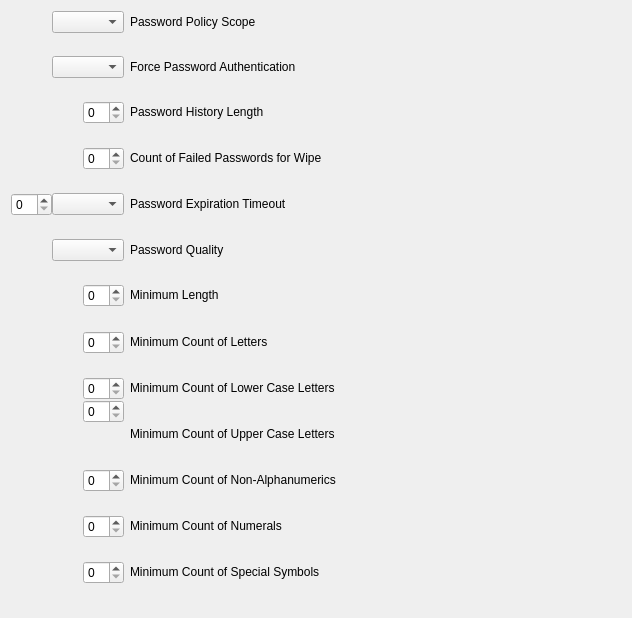
<?xml version="1.0" encoding="UTF-8"?>
<ui version="4.0">
 <class>GooglePasswordRequirementsForm</class>
 <widget class="QWidget" name="GooglePasswordRequirementsForm">
  <property name="geometry">
   <rect>
    <x>0</x>
    <y>0</y>
    <width>632</width>
    <height>618</height>
   </rect>
  </property>
  <property name="sizePolicy">
   <sizepolicy hsizetype="MinimumExpanding" vsizetype="MinimumExpanding">
    <horstretch>0</horstretch>
    <verstretch>0</verstretch>
   </sizepolicy>
  </property>
  <property name="minimumSize">
   <size>
    <width>0</width>
    <height>0</height>
   </size>
  </property>
  <property name="windowTitle">
   <string>Form</string>
  </property>
  <layout class="QFormLayout" name="formLayout">
   <property name="fieldGrowthPolicy">
    <enum>QFormLayout::ExpandingFieldsGrow</enum>
   </property>
   <property name="labelAlignment">
    <set>Qt::AlignRight|Qt::AlignTop|Qt::AlignTrailing</set>
   </property>
   <property name="formAlignment">
    <set>Qt::AlignLeading|Qt::AlignLeft|Qt::AlignTop</set>
   </property>
   <property name="verticalSpacing">
    <number>0</number>
   </property>
   <item row="0" column="0">
    <widget class="QComboBox" name="frm_passwordScope"/>
   </item>
   <item row="0" column="1">
    <widget class="QLabel" name="lbl_title_passwordScope">
     <property name="text">
      <string>Password Policy Scope</string>
     </property>
     <property name="textInteractionFlags">
      <set>Qt::LinksAccessibleByMouse|Qt::TextSelectableByMouse</set>
     </property>
    </widget>
   </item>
   <item row="1" column="1">
    <widget class="QLabel" name="lTip_lbl_desc_passwordScope">
     <property name="sizePolicy">
      <sizepolicy hsizetype="Expanding" vsizetype="MinimumExpanding">
       <horstretch>0</horstretch>
       <verstretch>0</verstretch>
      </sizepolicy>
     </property>
     <property name="text">
      <string/>
     </property>
     <property name="alignment">
      <set>Qt::AlignLeading|Qt::AlignLeft|Qt::AlignTop</set>
     </property>
     <property name="textInteractionFlags">
      <set>Qt::TextBrowserInteraction</set>
     </property>
    </widget>
   </item>
   <item row="2" column="0">
    <widget class="QComboBox" name="frm_requirePasswordUnlock"/>
   </item>
   <item row="2" column="1">
    <widget class="QLabel" name="lbl_title_requirePasswordUnlock">
     <property name="sizePolicy">
      <sizepolicy hsizetype="Expanding" vsizetype="MinimumExpanding">
       <horstretch>0</horstretch>
       <verstretch>0</verstretch>
      </sizepolicy>
     </property>
     <property name="text">
      <string>Force Password Authentication</string>
     </property>
     <property name="textInteractionFlags">
      <set>Qt::LinksAccessibleByMouse|Qt::TextSelectableByMouse</set>
     </property>
    </widget>
   </item>
   <item row="3" column="1">
    <widget class="QLabel" name="lTip_lbl_desc_requirePasswordUnlock">
     <property name="sizePolicy">
      <sizepolicy hsizetype="Expanding" vsizetype="MinimumExpanding">
       <horstretch>0</horstretch>
       <verstretch>0</verstretch>
      </sizepolicy>
     </property>
     <property name="alignment">
      <set>Qt::AlignLeading|Qt::AlignLeft|Qt::AlignTop</set>
     </property>
     <property name="textInteractionFlags">
      <set>Qt::TextBrowserInteraction</set>
     </property>
    </widget>
   </item>
   <item row="4" column="0">
    <widget class="QSpinBox" name="frm_passwordHistoryLength"/>
   </item>
   <item row="4" column="1">
    <widget class="QLabel" name="lbl_title_passwordHistoryLength">
     <property name="sizePolicy">
      <sizepolicy hsizetype="Expanding" vsizetype="MinimumExpanding">
       <horstretch>0</horstretch>
       <verstretch>0</verstretch>
      </sizepolicy>
     </property>
     <property name="text">
      <string>Password History Length</string>
     </property>
     <property name="textInteractionFlags">
      <set>Qt::LinksAccessibleByMouse|Qt::TextSelectableByMouse</set>
     </property>
    </widget>
   </item>
   <item row="5" column="1">
    <widget class="QLabel" name="lTip_lbl_desc_passwordHistoryLength">
     <property name="sizePolicy">
      <sizepolicy hsizetype="Expanding" vsizetype="MinimumExpanding">
       <horstretch>0</horstretch>
       <verstretch>0</verstretch>
      </sizepolicy>
     </property>
     <property name="alignment">
      <set>Qt::AlignLeading|Qt::AlignLeft|Qt::AlignTop</set>
     </property>
     <property name="textInteractionFlags">
      <set>Qt::TextBrowserInteraction</set>
     </property>
    </widget>
   </item>
   <item row="6" column="0">
    <widget class="QSpinBox" name="frm_maximumFailedPasswordsForWipe"/>
   </item>
   <item row="6" column="1">
    <widget class="QLabel" name="lbl_title_maximumFailedPasswordsForWipe">
     <property name="sizePolicy">
      <sizepolicy hsizetype="Expanding" vsizetype="MinimumExpanding">
       <horstretch>0</horstretch>
       <verstretch>0</verstretch>
      </sizepolicy>
     </property>
     <property name="text">
      <string>Count of Failed Passwords for Wipe</string>
     </property>
     <property name="textInteractionFlags">
      <set>Qt::LinksAccessibleByMouse|Qt::TextSelectableByMouse</set>
     </property>
    </widget>
   </item>
   <item row="7" column="1">
    <widget class="QLabel" name="lTip_lbl_desc_maximumFailedPasswordsForWipe">
     <property name="sizePolicy">
      <sizepolicy hsizetype="Expanding" vsizetype="MinimumExpanding">
       <horstretch>0</horstretch>
       <verstretch>0</verstretch>
      </sizepolicy>
     </property>
     <property name="alignment">
      <set>Qt::AlignLeading|Qt::AlignLeft|Qt::AlignTop</set>
     </property>
     <property name="textInteractionFlags">
      <set>Qt::TextBrowserInteraction</set>
     </property>
    </widget>
   </item>
   <item row="8" column="0">
    <layout class="QHBoxLayout" name="layout_input_passwordExpirationTimeout">
     <item>
      <widget class="QSpinBox" name="frm_passwordExpirationTimeout"/>
     </item>
     <item>
      <widget class="QComboBox" name="frm_passwordExpirationTimeout_unit"/>
     </item>
    </layout>
   </item>
   <item row="8" column="1">
    <widget class="QLabel" name="lbl_title_passwordExpirationTimeout">
     <property name="sizePolicy">
      <sizepolicy hsizetype="Expanding" vsizetype="MinimumExpanding">
       <horstretch>0</horstretch>
       <verstretch>0</verstretch>
      </sizepolicy>
     </property>
     <property name="text">
      <string>Password Expiration Timeout</string>
     </property>
     <property name="textInteractionFlags">
      <set>Qt::LinksAccessibleByMouse|Qt::TextSelectableByMouse</set>
     </property>
    </widget>
   </item>
   <item row="9" column="1">
    <widget class="QLabel" name="lTip_lbl_desc_passwordExpirationTimeout">
     <property name="sizePolicy">
      <sizepolicy hsizetype="Expanding" vsizetype="MinimumExpanding">
       <horstretch>0</horstretch>
       <verstretch>0</verstretch>
      </sizepolicy>
     </property>
     <property name="alignment">
      <set>Qt::AlignLeading|Qt::AlignLeft|Qt::AlignTop</set>
     </property>
     <property name="textInteractionFlags">
      <set>Qt::TextBrowserInteraction</set>
     </property>
    </widget>
   </item>
   <item row="10" column="0">
    <widget class="QComboBox" name="frm_passwordQuality">
     <property name="sizePolicy">
      <sizepolicy hsizetype="Minimum" vsizetype="Fixed">
       <horstretch>0</horstretch>
       <verstretch>0</verstretch>
      </sizepolicy>
     </property>
    </widget>
   </item>
   <item row="10" column="1">
    <widget class="QLabel" name="lbl_title_passwordQuality">
     <property name="sizePolicy">
      <sizepolicy hsizetype="Expanding" vsizetype="MinimumExpanding">
       <horstretch>0</horstretch>
       <verstretch>0</verstretch>
      </sizepolicy>
     </property>
     <property name="text">
      <string>Password Quality</string>
     </property>
     <property name="textInteractionFlags">
      <set>Qt::LinksAccessibleByMouse|Qt::TextSelectableByMouse</set>
     </property>
    </widget>
   </item>
   <item row="11" column="1">
    <widget class="QLabel" name="lTip_lbl_desc_passwordQuality">
     <property name="sizePolicy">
      <sizepolicy hsizetype="Expanding" vsizetype="MinimumExpanding">
       <horstretch>0</horstretch>
       <verstretch>0</verstretch>
      </sizepolicy>
     </property>
     <property name="alignment">
      <set>Qt::AlignLeading|Qt::AlignLeft|Qt::AlignTop</set>
     </property>
     <property name="textInteractionFlags">
      <set>Qt::TextBrowserInteraction</set>
     </property>
    </widget>
   </item>
   <item row="12" column="0">
    <widget class="QSpinBox" name="frm_passwordMinimumLength"/>
   </item>
   <item row="12" column="1">
    <widget class="QLabel" name="lbl_title_passwordMinimumLength">
     <property name="sizePolicy">
      <sizepolicy hsizetype="Expanding" vsizetype="MinimumExpanding">
       <horstretch>0</horstretch>
       <verstretch>0</verstretch>
      </sizepolicy>
     </property>
     <property name="text">
      <string>Minimum Length</string>
     </property>
     <property name="textInteractionFlags">
      <set>Qt::LinksAccessibleByMouse|Qt::TextSelectableByMouse</set>
     </property>
    </widget>
   </item>
   <item row="13" column="1">
    <widget class="QLabel" name="lTip_lbl_desc_passwordMinimumLength">
     <property name="sizePolicy">
      <sizepolicy hsizetype="Expanding" vsizetype="MinimumExpanding">
       <horstretch>0</horstretch>
       <verstretch>0</verstretch>
      </sizepolicy>
     </property>
     <property name="alignment">
      <set>Qt::AlignLeading|Qt::AlignLeft|Qt::AlignTop</set>
     </property>
     <property name="textInteractionFlags">
      <set>Qt::TextBrowserInteraction</set>
     </property>
    </widget>
   </item>
   <item row="14" column="0">
    <widget class="QSpinBox" name="frm_passwordMinimumLetters"/>
   </item>
   <item row="14" column="1">
    <widget class="QLabel" name="lbl_title_passwordMinimumLetters">
     <property name="sizePolicy">
      <sizepolicy hsizetype="Expanding" vsizetype="MinimumExpanding">
       <horstretch>0</horstretch>
       <verstretch>0</verstretch>
      </sizepolicy>
     </property>
     <property name="text">
      <string>Minimum Count of Letters</string>
     </property>
     <property name="textInteractionFlags">
      <set>Qt::LinksAccessibleByMouse|Qt::TextSelectableByMouse</set>
     </property>
    </widget>
   </item>
   <item row="15" column="1">
    <widget class="QLabel" name="lTip_lbl_desc_passwordMinimumLetters">
     <property name="sizePolicy">
      <sizepolicy hsizetype="Expanding" vsizetype="MinimumExpanding">
       <horstretch>0</horstretch>
       <verstretch>0</verstretch>
      </sizepolicy>
     </property>
     <property name="alignment">
      <set>Qt::AlignLeading|Qt::AlignLeft|Qt::AlignTop</set>
     </property>
     <property name="textInteractionFlags">
      <set>Qt::TextBrowserInteraction</set>
     </property>
    </widget>
   </item>
   <item row="16" column="0">
    <widget class="QSpinBox" name="frm_passwordMinimumLowerCase"/>
   </item>
   <item row="16" column="1">
    <widget class="QLabel" name="lbl_title_passwordMinimumLowerCase">
     <property name="sizePolicy">
      <sizepolicy hsizetype="Expanding" vsizetype="MinimumExpanding">
       <horstretch>0</horstretch>
       <verstretch>0</verstretch>
      </sizepolicy>
     </property>
     <property name="text">
      <string>Minimum Count of Lower Case Letters</string>
     </property>
     <property name="textInteractionFlags">
      <set>Qt::LinksAccessibleByMouse|Qt::TextSelectableByMouse</set>
     </property>
    </widget>
   </item>
   <item row="17" column="1">
    <widget class="QLabel" name="lTip_lbl_desc_passwordMinimumLowerCase">
     <property name="sizePolicy">
      <sizepolicy hsizetype="Expanding" vsizetype="MinimumExpanding">
       <horstretch>0</horstretch>
       <verstretch>0</verstretch>
      </sizepolicy>
     </property>
     <property name="alignment">
      <set>Qt::AlignLeading|Qt::AlignLeft|Qt::AlignTop</set>
     </property>
     <property name="textInteractionFlags">
      <set>Qt::TextBrowserInteraction</set>
     </property>
    </widget>
   </item>
   <item row="17" column="0">
    <widget class="QSpinBox" name="frm_passwordMinimumUpperCase"/>
   </item>
   <item row="18" column="1">
    <widget class="QLabel" name="lbl_title_passwordMinimumUpperCase">
     <property name="sizePolicy">
      <sizepolicy hsizetype="Expanding" vsizetype="MinimumExpanding">
       <horstretch>0</horstretch>
       <verstretch>0</verstretch>
      </sizepolicy>
     </property>
     <property name="text">
      <string>Minimum Count of Upper Case Letters</string>
     </property>
     <property name="textInteractionFlags">
      <set>Qt::LinksAccessibleByMouse|Qt::TextSelectableByMouse</set>
     </property>
    </widget>
   </item>
   <item row="19" column="1">
    <widget class="QLabel" name="lTip_lbl_desc_passwordMinimumUpperCase">
     <property name="sizePolicy">
      <sizepolicy hsizetype="Expanding" vsizetype="MinimumExpanding">
       <horstretch>0</horstretch>
       <verstretch>0</verstretch>
      </sizepolicy>
     </property>
     <property name="alignment">
      <set>Qt::AlignLeading|Qt::AlignLeft|Qt::AlignTop</set>
     </property>
     <property name="textInteractionFlags">
      <set>Qt::TextBrowserInteraction</set>
     </property>
    </widget>
   </item>
   <item row="20" column="0">
    <widget class="QSpinBox" name="frm_passwordMinimumNonLetter"/>
   </item>
   <item row="20" column="1">
    <widget class="QLabel" name="lbl_title_passwordMinimumNonLetter">
     <property name="sizePolicy">
      <sizepolicy hsizetype="Expanding" vsizetype="MinimumExpanding">
       <horstretch>0</horstretch>
       <verstretch>0</verstretch>
      </sizepolicy>
     </property>
     <property name="text">
      <string>Minimum Count of Non-Alphanumerics</string>
     </property>
     <property name="textInteractionFlags">
      <set>Qt::LinksAccessibleByMouse|Qt::TextSelectableByMouse</set>
     </property>
    </widget>
   </item>
   <item row="21" column="1">
    <widget class="QLabel" name="lTip_lbl_desc_passwordMinimumNonLetter">
     <property name="sizePolicy">
      <sizepolicy hsizetype="Expanding" vsizetype="MinimumExpanding">
       <horstretch>0</horstretch>
       <verstretch>0</verstretch>
      </sizepolicy>
     </property>
     <property name="alignment">
      <set>Qt::AlignLeading|Qt::AlignLeft|Qt::AlignTop</set>
     </property>
     <property name="textInteractionFlags">
      <set>Qt::TextBrowserInteraction</set>
     </property>
    </widget>
   </item>
   <item row="22" column="0">
    <widget class="QSpinBox" name="frm_passwordMinimumNumeric"/>
   </item>
   <item row="22" column="1">
    <widget class="QLabel" name="lbl_title_passwordMinimumNumeric">
     <property name="sizePolicy">
      <sizepolicy hsizetype="Expanding" vsizetype="MinimumExpanding">
       <horstretch>0</horstretch>
       <verstretch>0</verstretch>
      </sizepolicy>
     </property>
     <property name="text">
      <string>Minimum Count of Numerals</string>
     </property>
     <property name="textInteractionFlags">
      <set>Qt::LinksAccessibleByMouse|Qt::TextSelectableByMouse</set>
     </property>
    </widget>
   </item>
   <item row="23" column="1">
    <widget class="QLabel" name="lTip_lbl_desc_passwordMinimumNumeric">
     <property name="sizePolicy">
      <sizepolicy hsizetype="Expanding" vsizetype="MinimumExpanding">
       <horstretch>0</horstretch>
       <verstretch>0</verstretch>
      </sizepolicy>
     </property>
     <property name="alignment">
      <set>Qt::AlignLeading|Qt::AlignLeft|Qt::AlignTop</set>
     </property>
     <property name="textInteractionFlags">
      <set>Qt::TextBrowserInteraction</set>
     </property>
    </widget>
   </item>
   <item row="24" column="0">
    <widget class="QSpinBox" name="frm_passwordMinimumSymbols"/>
   </item>
   <item row="24" column="1">
    <widget class="QLabel" name="lbl_title_passwordMinimumSymbols">
     <property name="sizePolicy">
      <sizepolicy hsizetype="Expanding" vsizetype="MinimumExpanding">
       <horstretch>0</horstretch>
       <verstretch>0</verstretch>
      </sizepolicy>
     </property>
     <property name="text">
      <string>Minimum Count of Special Symbols</string>
     </property>
     <property name="textInteractionFlags">
      <set>Qt::LinksAccessibleByMouse|Qt::TextSelectableByMouse</set>
     </property>
    </widget>
   </item>
   <item row="25" column="1">
    <widget class="QLabel" name="lTip_lbl_desc_passwordMinimumSymbols">
     <property name="sizePolicy">
      <sizepolicy hsizetype="Expanding" vsizetype="MinimumExpanding">
       <horstretch>0</horstretch>
       <verstretch>0</verstretch>
      </sizepolicy>
     </property>
     <property name="alignment">
      <set>Qt::AlignLeading|Qt::AlignLeft|Qt::AlignTop</set>
     </property>
     <property name="textInteractionFlags">
      <set>Qt::TextBrowserInteraction</set>
     </property>
    </widget>
   </item>
  </layout>
 </widget>
 <resources/>
 <connections/>
</ui>
